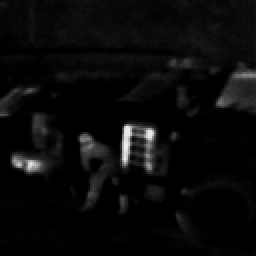
%> input picture dsp mp3/ir_cam_im.bmp, 128 x 128 px, shrunk from 200 x 200 before the run (shown 2 times larger)
$ octave thresholdingbinarization.m   (GNU Octave 9; MATLAB toolbox functions it lacks are replaced by stand-ins)
%> lines starting %> are read from the running program, lines starting %| are printed output that depends on the picture; in (x1, y1, x2, y2) boxes, pixels count from 0 and x2, y2 are one past the last pixel; in counts of white or black regions, pixels touching at a corner belong together; the program's own positions count from 1
% read and display image
img = imread('ir_cam_im.bmp');
%> img is the input picture: size 128x128 uint8; min 0, max 238, mean 10.1
% imshow(img);

% histogram equalization (method 2)
% PARAMETER: number of gray levels (typically 256), intensity range, scaling
L = 64;
% count the intensities
[row, col] = size(img);
%> row = 128; col = 128
count = zeros(256,1);
% the 1 represents intensity 0 [0~255]
for i=1:256
    for r=1:row
        for c=1:col
            if i-1 == img(r,c)
                count(i) = count(i) + 1;
            end
        end
    end
end
%> after the loop, count = 256 values, max 6173 at index 1, min 0 at index 95, mean 64
% compute cumulative frequency
cumfreq = zeros(size(count));
cumfreq(1) = count(1);
for i=2:length(cumfreq)
    cumfreq(i) = cumfreq(i-1)+count(i);
end
%> after the loop, cumfreq = 256 values from 6173 to 16384
% get mininum cumulative frequency
for i=1:length(count)
    if count(i) > 0
        cdfmin = i-1;
        break;
    end
end
%> this loop made 1 pass
%> cdfmin on pass 1: 0
% map to scaled values
histedimg2 = img;
M = row;
%> M = 128
N = col;
%> N = 128
for r=1:row
    for c=1:col
        v = histedimg2(r,c)+1;
        h = floor((cumfreq(v) - cdfmin) / ((M*N) - cdfmin) * (L-1));
        histedimg2(r,c) = h;
    end
end
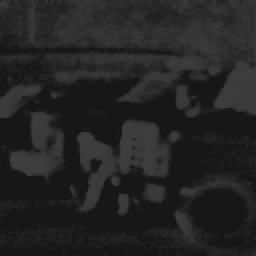
%> histedimg2: size 128x128 uint8 (shown 2 times larger); min 23, max 63, mean 35.9
binlocation = (0:255)';
histedcount = zeros(256,1);
for i=1:256
    for r=1:row
        for c=1:col
            if i-1 == histedimg2(r,c)
                histedcount(i) = histedcount(i) + 1;
            end
        end
    end
end
%> after the loop, histedcount = 256 values, max 6173 at index 24, min 0 at index 1, mean 64

% thersholding1: split the histogram into half based on cumulative frequency
totalfreq = 0;
half = sum(histedcount)/2;
%> half = 8192
for i=1:length(histedcount)
    totalfreq = totalfreq + histedcount(i);
    if totalfreq > half
        threshold1 = i;
        break;
    end
end
%> this loop made 34 passes
%> (totalfreq, threshold1) on pass 34: (8624, 34)
% binarization1
bin1img = img;
for r=1:row
    for c=1:col
        if bin1img(r,c) < threshold1
            bin1img(r,c) = 0;
        else
            bin1img(r,c) = 255;
        end
    end
end
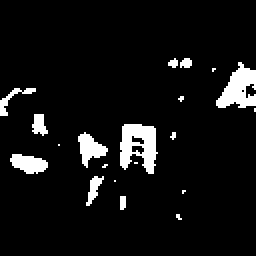
%> bin1img: size 128x128 uint8 (shown 2 times larger); 6.9% white; 20 white regions (11 under 20 px), largest, box (x1, y1, x2, y2) and area: (60, 62, 79, 87) 312, (108, 31, 128, 54) 270, (39, 66, 54, 84) 136

% thersholding2: split the histogram based on the average between 2 peaks
[maxval, maxind] = max(histedcount);
%> maxval = 6173; maxind = 24
[secval, secind] = max(histedcount(histedcount ~= maxval));
%> secval = 1305; secind = 28
avemax = mean(maxind, secind);
%> avemax = 24
threshold2 = avemax;
%> threshold2 = 24
% binarization2
bin2img = img;
for r=1:row
    for c=1:col
        if bin2img(r,c) < threshold2
            bin2img(r,c) = 0;
        else
            bin2img(r,c) = 255;
        end
    end
end
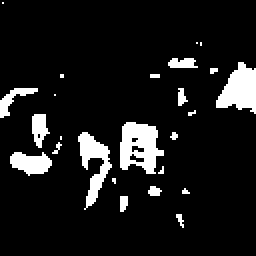
%> bin2img: size 128x128 uint8 (shown 2 times larger); 9.7% white; 25 white regions (15 under 20 px), largest, box (x1, y1, x2, y2) and area: (60, 61, 82, 87) 378, (108, 31, 128, 57) 329, (39, 66, 56, 105) 279


figure('Name','Binarization Images','NumberTitle','off');
subplot(1,3,1);
imshow(img);
title('Original Image');
subplot(1,3,2);
imshow(bin1img);
title('Binarized(by Cumulative Frequency/2) Image');
subplot(1,3,3);
imshow(bin2img);
title('Binarized(by Averaging 2 Peaks) Image');
